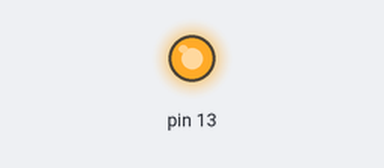
The sketch below on a simulated Arduino Uno, built with avr-gcc and run on an emulated ATmega328P. Parts: output pins drawn as LEDs (lit = HIGH).

Above: at 2.5 s.
At 7.5 s:
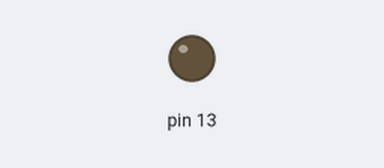
Timing chart, 0 to 13.0 s (numbered marks = the images above):
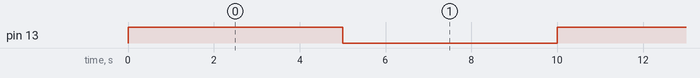

Measured:
- by itself, pin 13: alternates HIGH for 5.0 s and LOW for 5.0 s

The sketch:

Parpadeo_de_LED.ino
```cpp
void setup() {
  pinMode(13, OUTPUT);
}

void loop() {
  int tiempo=5000;
  digitalWrite(13, HIGH);
  delay(tiempo);
  digitalWrite(13, LOW);
  delay(tiempo);
}
```
